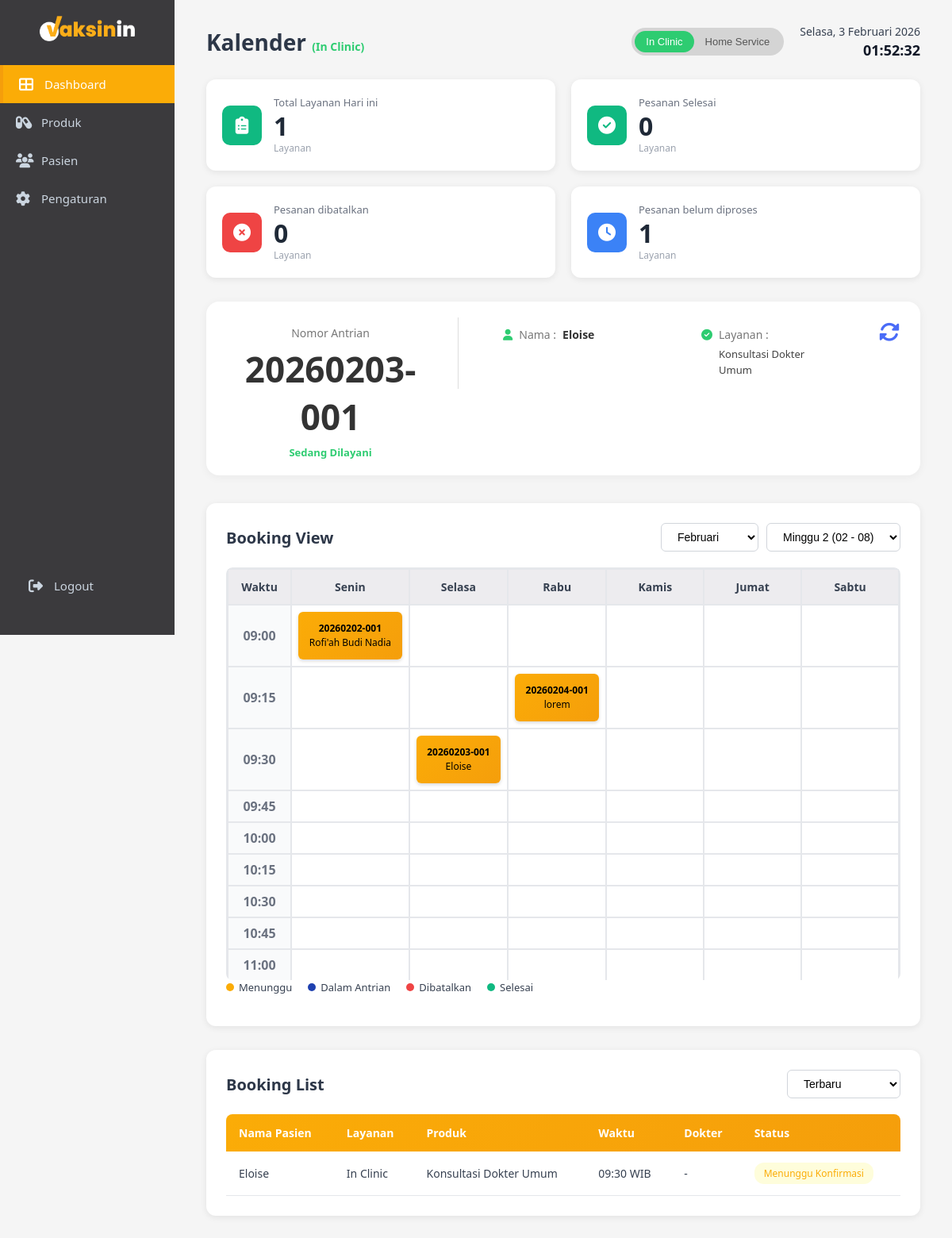
Screenshot of /admin/dashboard.php with the database file from the repository.
### tables this page shows
CREATE TABLE `bookings` (
  `id` int NOT NULL,
  `patient_id` int NOT NULL,
  `service_type` enum('Home Service','In Clinic') NOT NULL,
  `nomor_antrian` varchar(20) NOT NULL,
  `tanggal_booking` date NOT NULL,
  `waktu_booking` time NOT NULL,
  `status` enum('pending','confirmed','completed','cancelled') DEFAULT 'pending',
  `catatan` text,
  `created_at` datetime NOT NULL,
  `updated_at` datetime DEFAULT CURRENT_TIMESTAMP ON UPDATE CURRENT_TIMESTAMP,
  `doctor_id` int DEFAULT NULL,
  `payment_status` enum('unpaid','paid') DEFAULT 'unpaid',
  `tindakan_selesai` tinyint(1) DEFAULT '0'
);

CREATE TABLE `patients` (
  `id` int NOT NULL,
  `no_rekam_medis` varchar(20) NOT NULL,
  `nama_lengkap` varchar(100) NOT NULL,
  `nama_panggilan` varchar(50) DEFAULT NULL,
  `tanggal_lahir` date NOT NULL,
  `usia` int DEFAULT NULL,
  `kategori_usia` enum('Anak','Dewasa') NOT NULL,
  `jenis_kelamin` enum('L','P') NOT NULL,
  `nik` varchar(16) DEFAULT NULL,
  `paspor` varchar(20) DEFAULT NULL,
  `kebangsaan` varchar(50) DEFAULT 'Indonesia',
  `pekerjaan` varchar(100) DEFAULT NULL,
  `nama_wali` varchar(100) DEFAULT NULL,
  `riwayat_alergi` text,
  `riwayat_penyakit` text,
  `riwayat_obat` text,
  `pelayanan` varchar(50) NOT NULL,
  `created_at` timestamp NOT NULL DEFAULT CURRENT_TIMESTAMP,
  `updated_at` timestamp NOT NULL DEFAULT CURRENT_TIMESTAMP ON UPDATE CURRENT_TIMESTAMP
);

### admin/dashboard.php (the view, shortened to what the rows shown need)
<?php
include "../config.php";
$service_mode = isset($_GET['service']) ? $_GET['service'] : 'In Clinic';
$current_month = isset($_GET['month']) ? intval($_GET['month']) : date('n');
$current_year  = isset($_GET['year']) ? intval($_GET['year']) : date('Y');
$today = new DateTime();
if (!isset($_GET['week'])) {
    $weeks = [];
    $firstDayOfMonth = new DateTime("$current_year-$current_month-01");
    $firstMonday = clone $firstDayOfMonth;
    $firstMonday->modify('monday this week');
    $weekIndex = 1;
    while (true) {
        $weekStart = clone $firstMonday;
        $weekStart->modify('+' . (($weekIndex - 1) * 7) . ' days');
        $weekEnd = clone $weekStart;
        $weekEnd->modify('+6 days');
        if ((int)$weekStart->format('m') > $current_month &&
            (int)$weekEnd->format('m') > $current_month) {
            break;
        }
        $weeks[] = [
            'start' => clone $weekStart,
            'end'   => clone $weekEnd
        ];
        $weekIndex++;
    }
    $current_week = 1;
    foreach ($weeks as $index => $w) {
        if ($today >= $w['start'] && $today <= $w['end']) {
            $current_week = $index + 1;
            break;
        }
    }
} else {
    $current_week = intval($_GET['week']);
}
$weeks = [];
$first_day = new DateTime("$current_year-$current_month-01");
$start = clone $first_day;
$start->modify('monday this week');
while (true) {
    $week_start = clone $start;
    $week_end   = clone $start;
    $week_end->modify('+6 days');
    if ((int)$week_start->format('m') > $current_month &&
        (int)$week_end->format('m') > $current_month) {
        break;
    }
    $weeks[] = [
        'start' => $week_start->format('Y-m-d'),
        'end'   => $week_end->format('Y-m-d'),
        'label' => $week_start->format('d') . ' - ' . $week_end->format('d')
    ];
    $start->modify('+1 week');
}
$today = date('Y-m-d');
$sql_now_serving = "
    SELECT
        b.id,
        b.nomor_antrian,
        p.nama_lengkap,
        GROUP_CONCAT(bs.nama_layanan SEPARATOR '<br>') AS layanan,
        b.status
    FROM bookings b
    JOIN patients p ON b.patient_id = p.id
    LEFT JOIN booking_services bs ON bs.booking_id = b.id
    WHERE DATE(b.tanggal_booking) = ?
      AND b.status IN ('confirmed', 'pending')
      AND b.service_type = ?
    GROUP BY b.id
    ORDER BY
        FIELD(b.status, 'confirmed', 'pending'),
        b.waktu_booking ASC
    LIMIT 1
";
$stmt = $conn->prepare($sql_now_serving);
$stmt->bind_param('ss', $today, $service_mode);
$stmt->execute();
$now_serving = $stmt->get_result()->fetch_assoc();
$filter = isset($_GET['filter']) ? $_GET['filter'] : 'latest';
$where = "WHERE DATE(b.tanggal_booking) = ? AND b.service_type = ?";
$order = "";
if ($filter == 'pending') {
    $where = "WHERE b.status = 'pending'
              AND DATE(b.tanggal_booking) = ?
              AND b.service_type = ?";
    $order = "ORDER BY b.tanggal_booking ASC, b.waktu_booking ASC";
}
elseif ($filter == 'confirmed') {
    $where = "WHERE b.status = 'confirmed'
              AND DATE(b.tanggal_booking) = ?
              AND b.service_type = ?";
    $order = "ORDER BY b.tanggal_booking ASC, b.waktu_booking ASC";
}
elseif ($filter == 'completed') {
    $where = "WHERE b.status = 'completed'
              AND DATE(b.tanggal_booking) = ?
              AND b.service_type = ?";
    $order = "ORDER BY b.tanggal_booking DESC, b.waktu_booking DESC";
}
elseif ($filter == 'cancelled') {
    $where = "WHERE b.status = 'cancelled'
              AND DATE(b.tanggal_booking) = ?
              AND b.service_type = ?";
    $order = "ORDER BY b.tanggal_booking DESC, b.waktu_booking DESC";
}
else {
    $where = "WHERE DATE(b.tanggal_booking) = ?
              AND b.service_type = ?";
    $order = "ORDER BY b.tanggal_booking DESC, b.waktu_booking DESC";
}
$sql_all = "
    SELECT
        b.*,
        p.nama_lengkap,
        s.nama_lengkap AS dokter_nama,
        s.gelar AS dokter_gelar
    FROM bookings b
    JOIN patients p ON b.patient_id = p.id
    LEFT JOIN staff s ON b.doctor_id = s.id
    $where
    $order
    LIMIT 50
";
$stmt_all = $conn->prepare($sql_all);
$stmt_all->bind_param('ss', $today, $service_mode);
$stmt_all->execute();
$all_bookings = $stmt_all->get_result();
$week_start = $weeks[$current_week - 1]['start'];
$week_end   = $weeks[$current_week - 1]['end'];
$sql_bookings = "SELECT b.*, p.nama_lengkap
                 FROM bookings b
                 JOIN patients p ON b.patient_id = p.id
                 WHERE b.tanggal_booking BETWEEN ? AND ?
                 AND b.service_type = ?
                 ORDER BY b.tanggal_booking, b.waktu_booking";
$stmt_bookings = $conn->prepare($sql_bookings);
$stmt_bookings->bind_param('sss', $week_start, $week_end, $service_mode);
$stmt_bookings->execute();
$bookings_result = $stmt_bookings->get_result();
$bookings_grid = [];
while ($row = $bookings_result->fetch_assoc()) {
    $day = date('N', strtotime($row['tanggal_booking']));
    $time = date('H:i', strtotime($row['waktu_booking']));
    if (!isset($bookings_grid[$time])) {
        $bookings_grid[$time] = [];
    }
    if (!isset($bookings_grid[$time][$day])) {
        $bookings_grid[$time][$day] = [];
    }
    $bookings_grid[$time][$day][] = $row;
}
?>
<!DOCTYPE html>
<html lang="id">
<head>
    <link rel="stylesheet" href="css/admin.css">
    <link rel="stylesheet" href="css/sidebar-toggle.css">
    <link rel="stylesheet" href="https://cdnjs.cloudflare.com/ajax/libs/font-awesome/6.4.0/css/all.min.css">
</head>
<body>
    <div class="main-content">
        <header class="page-header <?= ($service_mode == 'Home Service') ? 'home_service' : 'in_clinic' ?>"
        style="display:flex; justify-content:space-between; align-items:center;">
            <h1>
                Kalender
                <?php if ($service_mode == 'Home Service'): ?>
                    <span style="font-size:14px; color:#ff7a00;">(Home Service)</span>
                <?php else: ?>
                    <span style="font-size:14px; color:#2ecc71;">(In Clinic)</span>
                <?php endif; ?>
            </h1>
        </header>
        <div class="now-serving-card">
            <div class="now-number">
                <div class="label">Nomor Antrian</div>
                <div class="number">
                    <?= $now_serving ? htmlspecialchars($now_serving['nomor_antrian']) : '-' ?>
                </div>
                <div class="now-status">
                    <?= $now_serving ? 'Sedang Dilayani' : 'Belum ada pasien hari ini' ?>
                </div>
            </div>
            <div class="now-info">
                <div class="info-row">
                    <i class="fas fa-user"></i>
                    <span class="info-label">Nama :</span>
                    <span class="info-value">
                        <?= $now_serving ? htmlspecialchars($now_serving['nama_lengkap']) : '-' ?>
                    </span>
                </div>
            </div>
        </div>
        <div class="booking-view">
            <div class="section-header">
                <h2>Booking View</h2>
            </div>
             <div class="calendar-wrapper">
                <div class="calendar-grid">
                    <table class="booking-table">
                        <thead>
                            <tr>
                                <th>Waktu</th>
                                <th>Senin</th>
                                <th>Selasa</th>
                                <th>Rabu</th>
                                <th>Kamis</th>
                                <th>Jumat</th>
                                <th>Sabtu</th>
                            </tr>
                        </thead>
                        <tbody>
                            <?php
                                $start_time = strtotime('09:00');
                                $end_time   = strtotime('17:00');
                                for ($time = $start_time; $time <= $end_time; $time += 15 * 60):
                                    $time_slot = date('H:i', $time);
                                ?>
                                    <tr>
                                        <td class="time-cell" data-time="<?php echo $time_slot; ?>">
                                            <?php echo $time_slot; ?>
                                        </td>
                                        <?php for ($day = 1; $day <= 6; $day++): ?>
                                            <td class="booking-cell"
                                                data-time="<?php echo $time_slot; ?>"
                                                data-day="<?php echo $day; ?>">
                                                <?php if (isset($bookings_grid[$time_slot][$day])): ?>
                                                    <?php
                                                    $bookings = $bookings_grid[$time_slot][$day];
                                                    $status = $bookings[0]['status'];
                                                    $color_class =
                                                        ($status === 'confirmed') ? 'status-confirmed' :
                                                        (($status === 'completed') ? 'status-completed' :
                                                        (($status === 'cancelled') ? 'status-cancelled' :
                                                        (($status === 'pending') ? 'status-pending' : '')));
                                                    ?>
                                                    <div class="booking-item <?php echo $color_class; ?>"
                                                        onclick="showBookingDetail(<?php echo $bookings[0]['id']; ?>)">
                                                        <?php foreach ($bookings as $index => $b): ?>
                                                            <div class="booking-row">
                                                                <span class="queue-no">
                                                                    <?php echo htmlspecialchars($b['nomor_antrian']); ?>
                                                                </span>
                                                                <span class="patient-name">
                                                                    <?php echo htmlspecialchars($b['nama_lengkap']); ?>
                                                                </span>
                                                            </div>
                                                        <?php endforeach; ?>
                                                    </div>
                                                <?php endif; ?>
                                            </td>
                                        <?php endfor; ?>
                                    </tr>
                                <?php endfor; ?>
                        </tbody>
                    </table>
                </div>
            </div>
        </div>
        <div class="booking-list">
            <div class="section-header">
                <h2>Booking List</h2>
            </div>
            <table class="list-table">
                <thead>
                    <tr>
                        <th>Nama Pasien</th>
                        <th>Layanan</th>
                        <th>Produk</th>
                        <th>Waktu</th>
                        <th>Dokter</th>
                        <th>Status</th>
                    </tr>
                </thead>
                <tbody>
                    <?php while ($booking = $all_bookings->fetch_assoc()): ?>
                        <?php
                        $dokters = [];
                        ?>
                        <?php
                        $sql_services = "SELECT nama_layanan FROM booking_services WHERE booking_id = ?";
                        $stmt_s = $conn->prepare($sql_services);
                        $stmt_s->bind_param('i', $booking['id']);
                        $stmt_s->execute();
                        $services = $stmt_s->get_result();
                        $service_names = [];
                        while ($s = $services->fetch_assoc()) {
                            $service_names[] = $s['nama_layanan'];
                        }
                        ?>
                        <tr>
                        <td><?= htmlspecialchars($booking['nama_lengkap']) ?></td>
                        <td><?= htmlspecialchars($booking['service_type']) ?></td>
                        <td>
                            <?php if (!empty($service_names)): ?>
                                <?php foreach ($service_names as $prod): ?>
                                    <div><?= htmlspecialchars($prod) ?></div>
                                <?php endforeach; ?>
                            <?php else: ?>
                                -
                            <?php endif; ?>
                        </td>
                        <td>
                            <?= substr($booking['waktu_booking'], 0, 5) ?> WIB
                        </td>
                        <td>
                            <?php if (!empty($dokters)): ?>
                                <?php foreach ($dokters as $dokter): ?>
                                    <div><?= $dokter ?></div>
                                <?php endforeach; ?>
                            <?php else: ?>
                                -
                            <?php endif; ?>
                        </td>
                        <td>
                            <span class="status-badge <?= $booking['status'] ?>">
                                <?php
                                    if ($booking['status'] == 'pending') {
                                        echo 'Menunggu Konfirmasi';
                                    } elseif ($booking['status'] == 'confirmed') {
                                        echo 'Pasien Dalam Antrian';
                                    } elseif ($booking['status'] == 'completed') {
                                        echo 'Pesanan Selesai';
                                    } elseif ($booking['status'] == 'cancelled') {
                                        echo 'Pesanan Dibatalkan';
                                    }
                                ?>
                            </span>
                        </td>
                    </tr>
                    <?php endwhile; ?>
                </tbody>
            </table>
        </div>
    </div>
</body>
</html>

### rows the page displays
bookings: nomor_antrian "20260203-001", patient.nama_lengkap "Eloise", service_type "In Clinic", prod "Konsultasi Dokter Umum", waktu_booking "09:30", status "Menunggu Konfirmasi"
bookings: nomor_antrian "20260202-001", patient.nama_lengkap "Rofi'ah Budi Nadia"
bookings: nomor_antrian "20260204-001", patient.nama_lengkap "lorem"

### other values shown
$total_today "1"
$total_done "0"
$total_cancelled "0"
$total_pending "1"
$now_serving['layanan'] "Konsultasi Dokter Umum"
$time_slot "09:00"
$time_slot "09:15"
$time_slot "09:30"
$time_slot "09:45"
$time_slot "10:00"
$time_slot "10:15"
$time_slot "10:30"
$time_slot "10:45"
$time_slot "11:00"
form field value "Februari"
